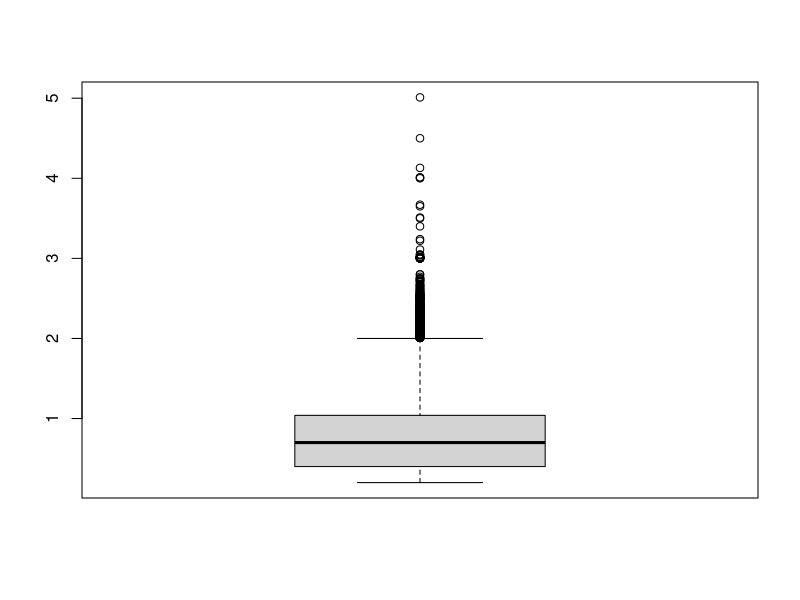
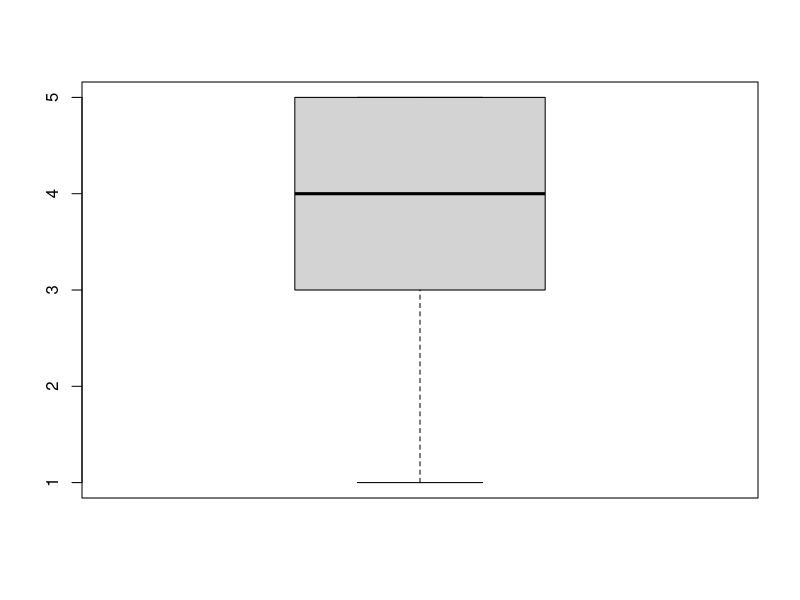
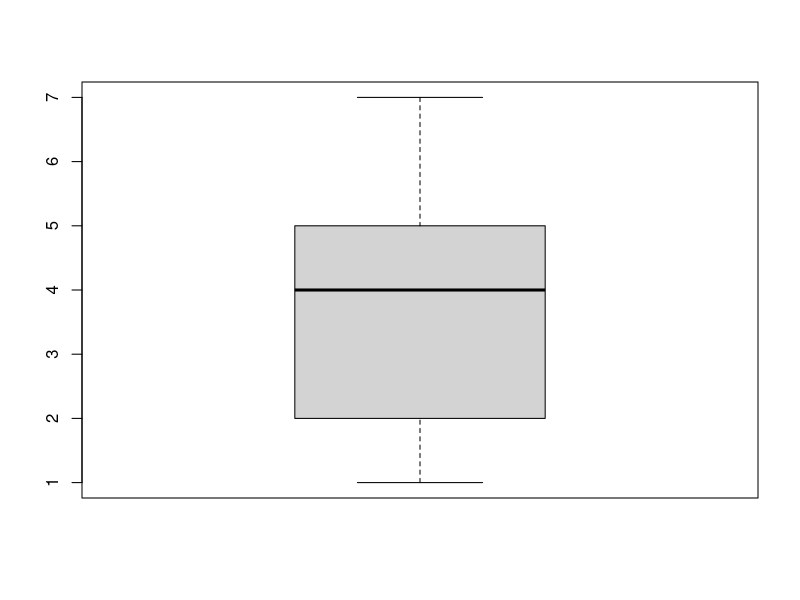
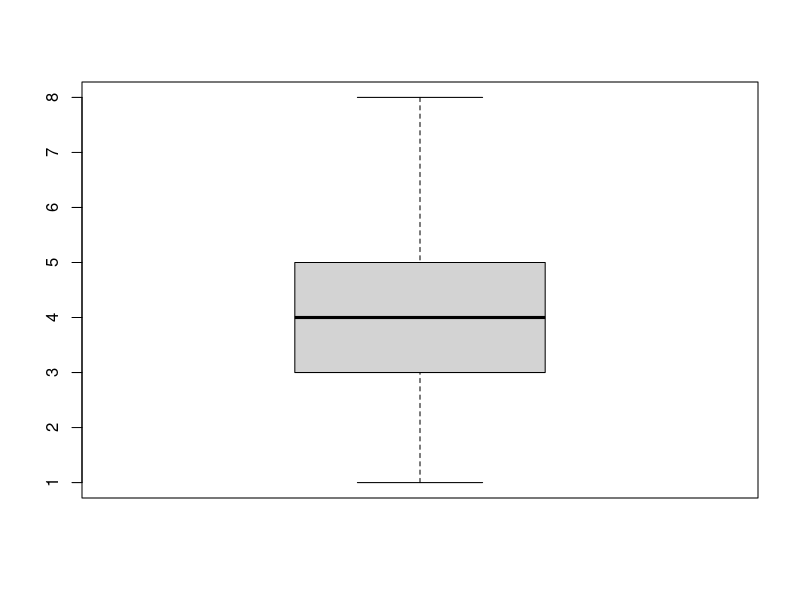
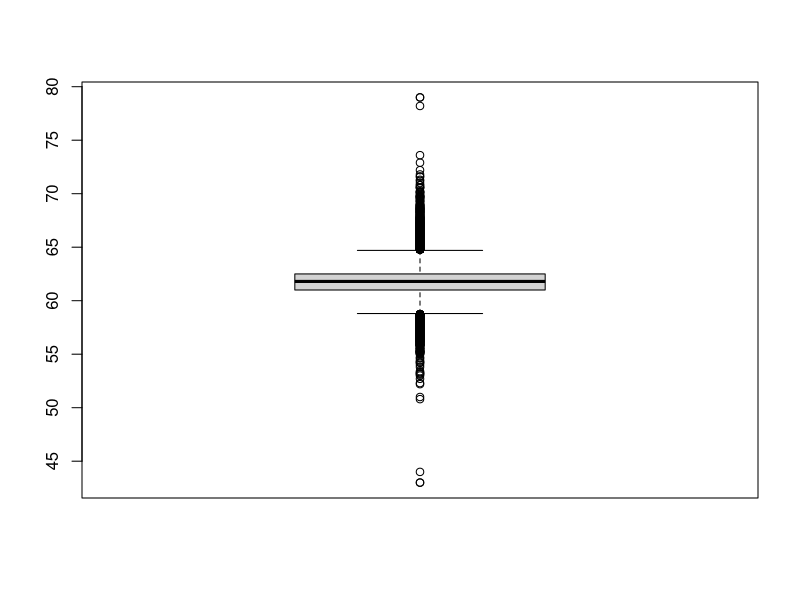
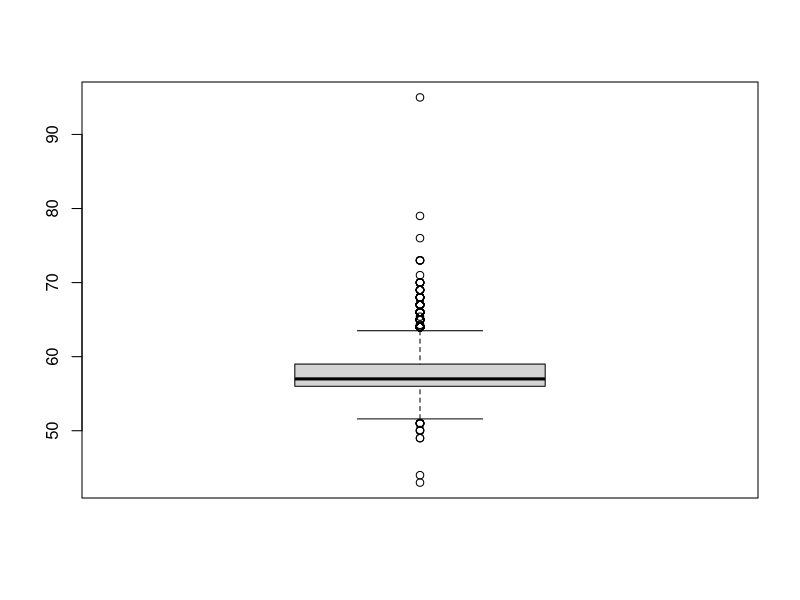
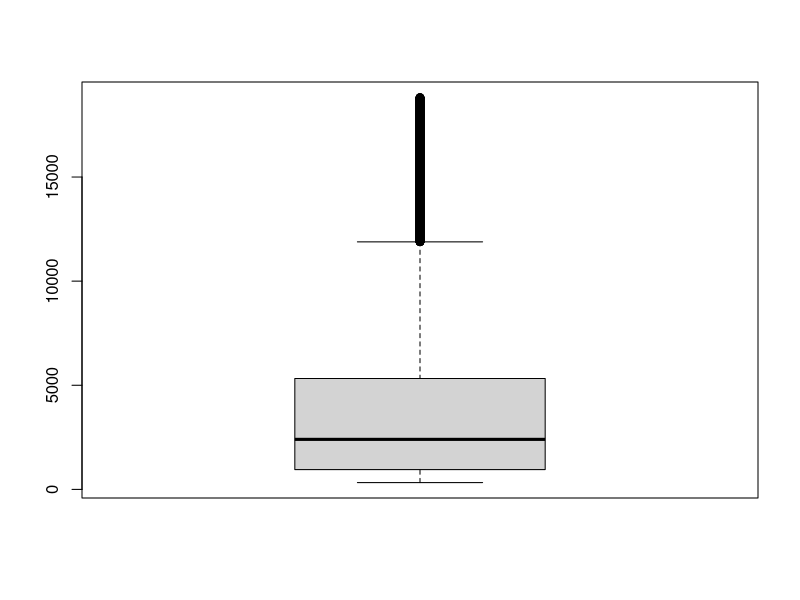
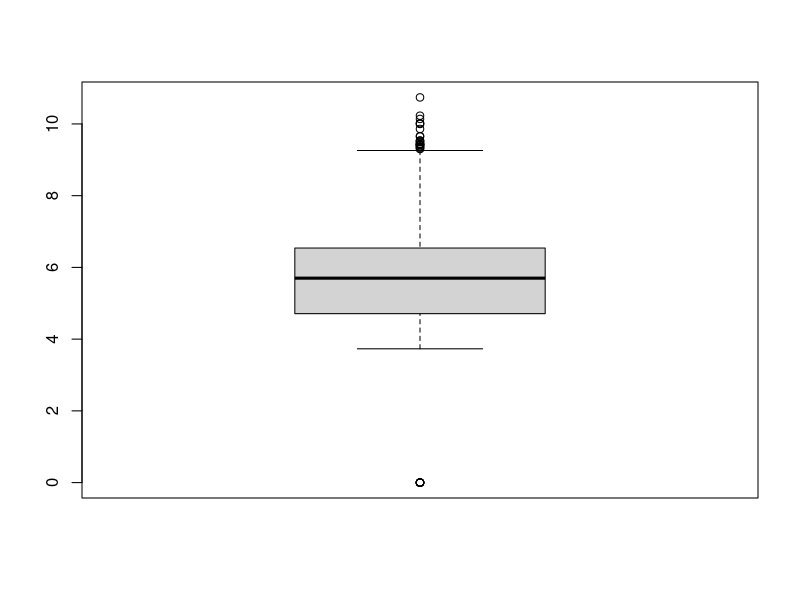

The R script that drew these images, in order: (Note: this script raises an error after producing the figures.)
############################ ANALISIS ESTADISTICO - Master BI y BD  ###############################

# Hacer uso del dataset "diamonds" que contendrá¡ el precio (entre otras variables interesantes) de unos 54.000 diamantes.
#
# Objetivo : realizar distintos tipos de análisis estadístico de sus variables para intentar
# averiguar algún tipo de comportamiento oculto aparentemente en los datos. 
#
# Para ello os marco los siguientes pasos: tipos de variables, medidas de posición central, medidas de dispersión, 
# distribución y relación entre ellas, más análisis de regresión
#
# Los diferentes indicadores presentes en el dataset "diamonds" son los siguientes:
# price: Precio en dolares americanos
# carat: peso del diamante
# cut: calidad del corte (Fair, Good, Very Good, Premium, Ideal)
# colour: color del diamante (desde D el mejor hasta J el peor)
# clarity: mide como de claro es el diamante (desde el peor I1, SI2, SI1, VS2, VS1, VVS2, VVS1, hasta el mejor IF)
# x: longitud en mm 
# y: ancho en  mm 
# z: profundidad en mm 
# depth: porcentaje total de profundidad 
# table: anchura de la parte superior de diamante con relaci?n al punto m?s ancho 


# Responde cada bloque cubriendo al menos lo indicado:

#Muestra representativa
# Selecciona una muestra representativa para "cut"
library(ggplot2)
dt<-as.data.frame(diamonds)
head(dt)
attach(dt)
#install.packages("caTools")
library(caTools)

#El uso de la funcion sample.split realiza una obtencion del porcentaje indicado de casos siempre con
#una muestra representativa de la variable que se le indique dentro del conjunto total.
set.seed(1000)
train =  sample.split(diamonds$cut, SplitRatio = 0.75)
test = sample.split(diamonds$cut, SplitRatio = 0.25)

#An?lisis de las variables
# An?lisis descriptilvo de las variables: Tipo de variable, distribuci?n y representaci?n

str(diamonds)

boxplot(diamonds$carat)
boxplot(diamonds$cut)
boxplot(diamonds$color)
boxplot(diamonds$clarity)
boxplot(diamonds$depth)
boxplot(diamonds$table)
boxplot(diamonds$price)
boxplot(diamonds$x)
boxplot(diamonds$y)
boxplot(diamonds$z)

# Detecci?n de casos at?picos y su tratamiento
summary(diamonds)
#Podemos crear una funcion que elimine los valores que estén fuera del rango intercuartil, solo que 
#con la variable precio tendremos unproblema porque hay muchos valores que se quedan fuera, conlo que habría
#que tratarlos de manera diferente.
outliersf <- function(dataframe){
  columns<-colnames(dataframe)
  for (xcol in columns) {
    quantiles<-quantile(dataframe[[xcol]])
    print(quantiles)
    q3<-quantiles[4]
    q1<-quantiles[2]
    irange<-3*(quantiles[4]-quantiles[2])
    dataframe[dataframe[[xcol]] > q3+irange,xcol] 
    dataframe[dataframe[[xcol]] < q1-irange,xcol]  
    print(sum(is.na(dataframe)))
    na.omit(dataframe)
  }
}

diamondsdf <- as.data.frame(diamonds)
head(diamondsdf)

#Inferencia
# Calcula un intervalo de confianza para la media de "carat" y "depth"
hist(diamondsdf$carat)
mean(diamonds$carat)
var(diamondsdf$carat)
############
# Dudas:
# Si la poblacion es mayor de 50, y el test del intervalo de confianza hay que hacerlo 
# con la N(0,1), ¿cual es la funcion a aplicar en R?. Porque aqui se hace con la t-student 
# La distribucion de carat no es normal segun el histograma, por tanto, deberia modificarse
# para aplicar la estimacion por intervalos. ¿correcto?
############
t.test(diamondsdf$carat, alternative='two.sided', mu=0.79)
# data:  diamondsdf$carat
# t = 3.8902, df = 53939, p-value = 0.0001003
# alternative hypothesis: true mean is not equal to 0.79
# 95 percent confidence interval:
#   0.7939395 0.8019400
# sample estimates:
#   mean of x 
# 0.7979397 


hist(diamondsdf$depth)
mean(diamonds$depth)
var(diamondsdf$depth)
nrow(diamondsdf$carat)
t.test(diamondsdf$depth, alternative='two.sided', mu=61.75)
# data:  diamondsdf$depth
# t = -0.096476, df = 53939, p-value = 0.9231
# alternative hypothesis: true mean is not equal to 61.75
# 95 percent confidence interval:
#   61.73731 61.76150
# sample estimates:
#   mean of x 
# 61.7494 

# Formula un test de hip?tesis

#Relaciones entre las variables
# Muestra las relaciones que existen entre variables 
# (dependencia, anova, correlaci?n)
######################
#El primer problema es que hay variables que son factores, por lo que para calcular la correlacion
#será necesario trasnformarlas en valores numericos.
#
#####################
str(diamondsdf)
diamondsdf['cutNum'] <- as.numeric(diamondsdf$cut)
diamondsdf['colorNum'] <- as.numeric(diamondsdf$color)
diamondsdf['clarityNum'] <- as.numeric(diamondsdf$clarity)
filter <- c('carat','cutNum','colorNum','clarityNum','depth','table','price','x','y','z')
diamondsdfcor <- diamondsdf[filter]
head(diamondsdfcor)
cor(diamondsdfcor)

####################
#Realizariamos el test de Chi cuadrado para probar la hipótesis de que el comportamiento de
#una variable es independiente del comportamiento de la otra. Si queremos ver el comportamiento de todas las variables
#sobre su aportacion al modelo y la relacion parcial entre ellas, podemos ver la informacion que proporciona el propio
#modelo
####################
cov(diamondsdfcor)
parcor(cov(diamondsdfcor))
####################
#                  carat      cutNum      colorNum   clarityNum        depth        table        price           x             y            z
#price       0.665865580  0.09061220 -0.3921653121  0.522873584 -0.071489337 -0.039059622  1.000000000 -0.10667107  0.0090754688 -0.003507143
#
#Parece que la variable mas relacionada con el precio es el peso del mismo, seguido de la claridady el color. Parece sin embargo que el corte 
#no parece significativo a la hora de estimar el precio en una regresion lineal multiple.
#La covarianza parcial negativa, indica que el color afecta inversamente al modelo.
####################


#An?lisis de regresi?n
# Formular un modelo de regresi?n y analiza los resultados
####################
#  Intentaremos estimar el precio del diamante en mercado en funcion del resto de variables, viendo cual aporta mas a la variable dependiente
####################
attach(diamondsdfcor)
rg <- lm(price~carat+clarityNum+colorNum)
rg
# Muestra los residuos y analiza los resultados
# Aplica una transformaci?n a la regresi?n y analiza los resultados
# Interpreta los coeficientes estandarizados de la regresi?n
